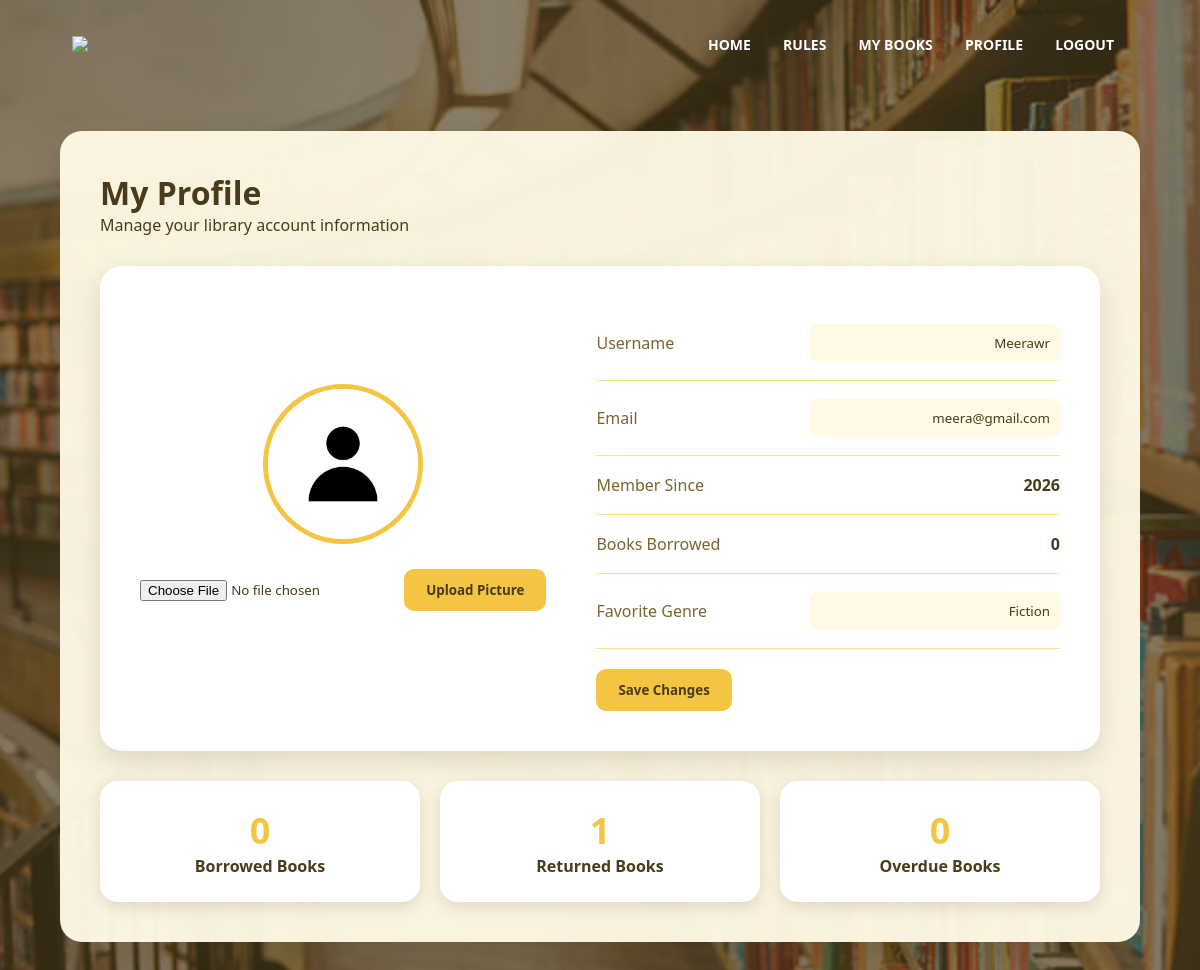
Screenshot of /profile (signed in) with the database file from the repository.
### tables this page shows
CREATE TABLE users(
        id INTEGER PRIMARY KEY AUTOINCREMENT,
        username TEXT,
        email TEXT,
        password TEXT,
        favorite_genre TEXT,
        member_since TEXT
    , profile_picture TEXT, is_blocked INTEGER DEFAULT 0);

### app.py (the view)
@app.route("/profile")
def profile():
    if "user_id" not in session:
        return redirect(url_for("sign_in"))
    conn = sqlite3.connect("library.db")
    cursor = conn.cursor()
    cursor.execute("SELECT * FROM users WHERE id=?", (session["user_id"],))
    user = cursor.fetchone()
    picture = user[6]
    if picture:
        profile_picture = url_for("static", filename=f"profile_pictures/{picture}")
    else:
        profile_picture = url_for("static", filename="default_profile.png")
    cursor.execute("""
    SELECT COUNT(*) FROM borrowed_books
    WHERE user_id=? AND status='Borrowed'
    """, (session["user_id"],))
    borrowed_count = cursor.fetchone()[0]
    cursor.execute("""
    SELECT COUNT(*) FROM borrowed_books
    WHERE user_id=? AND status='Returned'
    """, (session["user_id"],))
    returned_count = cursor.fetchone()[0]
    today = datetime.now().strftime("%Y-%m-%d")
    cursor.execute("""
    SELECT COUNT(*) FROM borrowed_books
    WHERE user_id=? AND due_date < ? AND status='Borrowed'
    """, (session["user_id"], today))
    overdue_count = cursor.fetchone()[0]
    conn.close()
    return render_template(
        "profile.html",
        username=user[1],
        email=user[2],
        favorite_genre=user[4],
        member_since=user[5],
        profile_picture=profile_picture,
        borrowed_count=borrowed_count,
        returned_count=returned_count,
        overdue_count=overdue_count,
        error=request.args.get("error")
    )

### templates/profile.html (shortened to what this page needs)
<!DOCTYPE html>
<html lang="en">
<head>
    <link rel="stylesheet" href="{{ url_for('static', filename='style.css') }}">
    <link href="https://unpkg.com/boxicons@2.1.4/css/boxicons.min.css" rel="stylesheet">
</head>
<body class="profile-body">
    <section class="profile-navbar">
        <nav>
            <a href="/">
                <img src="/static/images/test1.png">
            </a>
            <div class="nav-links">
                <ul>
                    <li><a href="/">HOME</a></li>
                    <li><a href="/rules">RULES</a></li>
                    <li><a href="/mybooks">MY BOOKS</a></li>
                    <li><a href="/profile">PROFILE</a></li>
                    <li><a href="/logout">LOGOUT</a></li>
                </ul>
            </div>
        </nav>
    </section>
    <div class="main-content">
        <div class="top-section">
            <div>
                <h1>My Profile</h1>
                <p>Manage your library account information</p>
            </div>
        </div>
        <div class="profile-card">
            <div class="profile-left">
                <img src="{{ profile_picture }}"
                     class="profile-image">
                <form action="/upload-picture"
                      method="post"
                      enctype="multipart/form-data">
                    <input type="file"
                           name="picture"
                           accept="image/*">
                    <button type="submit"
                            class="edit-btn">
                            Upload Picture
                        </button>
                </form>
                <br>
            </div>
            <div class="profile-right">
                <form action="/update-profile" method="post">
                <div class="info-row">
                    <span>Username</span>
                    <input type="text"
                           name="username"
                           value="{{ username }}">
                </div>
                <div class="info-row">
                    <span>Email</span>
                    <input type="email"
                           name="email"
                           value="{{ email }}">
                </div>
                <div class="info-row">
                    <span>Member Since</span>
                    <strong>{{ member_since }}</strong>
                </div>
                <div class="info-row">
                    <span>Books Borrowed</span>
                    <strong>{{ borrowed_count }}</strong>
                </div>
                <div class="info-row">
                    <span>Favorite Genre</span>
                    <input
                       type="text"
                       name="favorite_genre"
                       value="{{ favorite_genre }}"
                       placeholder="Enter favorite genre">
                </div>
                <button type="submit"
                        class="edit-btn">
                    Save Changes
                </button>
                </form>
            </div>
        </div>
        <div class="stats">
            <div class="stat-box">
                <h2>{{ borrowed_count }}</h2>
                <p>Borrowed Books</p>
            </div>
            <div class="stat-box">
                <h2>{{ returned_count }}</h2>
                <p>Returned Books</p>
            </div>
            <div class="stat-box">
                <h2>{{ overdue_count }}</h2>
                <p>Overdue Books</p>
            </div>
        </div>
    </div>
</body>
</html>

### static/style.css (style rules this page uses)
:root { --primary: #F4C542; --secondary: #FFE08A; --background: #FFF9E6; --text: #4A3B1A; --white: #FFFFFF; --shadow: rgba(74, 59, 26, 0.15); }
* { margin: 0; padding: 0; box-sizing: border-box; font-family: "Segoe UI", sans-serif; }
body { background: var(--background); color: var(--text); }
nav { display: flex; padding: 25px 6%; justify-content: space-between; align-items: center; }
nav img { width: 140px; }
.nav-links { flex: 1; text-align: right; }
.nav-links ul li { list-style: none; display: inline-block; padding: 8px 14px; }
.nav-links ul li a { color: var(--white); text-decoration: none; font-size: 14px; font-weight: 600; }
.nav-links ul li::after { content: ""; width: 0; height: 3px; background: var(--primary); display: block; margin: auto; transition: 0.4s; border-radius: 10px; }
.profile-body { margin: 0; min-height: 100vh; background-image: linear-gradient( rgba(74, 59, 26, 0.65), rgba(74, 59, 26, 0.65) ), url(/static/images/books.jpg); background-size: cover; background-position: center; background-attachment: fixed; }
.profile-navbar { background: transparent; }
.main-content { width: 90%; margin: 40px auto; padding: 40px; background: rgba(255, 249, 230, 0.96); border-radius: 22px; box-shadow: 0 10px 30px rgba(74, 59, 26, 0.25); }
.top-section { display: flex; justify-content: space-between; align-items: center; }
.top-section h1 { color: var(--text); }
.profile-card { background: var(--white); margin-top: 30px; border-radius: 22px; padding: 40px; display: flex; gap: 50px; align-items: center; box-shadow: 0 10px 25px var(--shadow); }
.profile-left { text-align: center; }
.profile-image { width: 160px; height: 160px; border-radius: 50%; object-fit: cover; border: 5px solid var(--primary); }
.edit-btn { margin-top: 20px; background: var(--primary); color: var(--text); border: none; padding: 12px 22px; border-radius: 10px; cursor: pointer; font-weight: bold; transition: 0.3s; }
.profile-right { flex: 1; }
.info-row { display: flex; justify-content: space-between; align-items: center; padding: 18px 0; border-bottom: 1px solid var(--secondary); color: var(--text); }
.info-row span { color: #7a6530; }
.info-row input { border: none; background: var(--background); padding: 10px; border-radius: 8px; width: 250px; text-align: right; color: var(--text); }
.stats { margin-top: 30px; display: flex; gap: 20px; }
.stat-box { flex: 1; background: var(--white); padding: 25px; border-radius: 18px; text-align: center; box-shadow: 0 5px 15px var(--shadow); }
.stat-box h2 { color: var(--primary); font-size: 36px; }
.stat-box p { color: var(--text); font-weight: 600; }

### rows the page displays
users: username "Meerawr", email "meera@gmail.com", member_since "2026", favorite_genre "Fiction"

### other values shown
{{ borrowed_count }} "0"
{{ returned_count }} "1"
{{ overdue_count }} "0"
